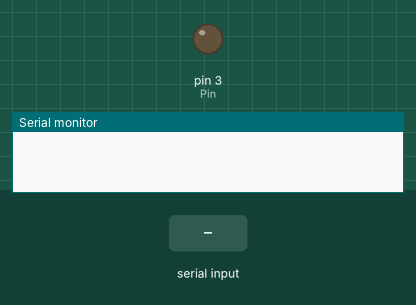
Simulated run of this sketch. Board: Arduino Uno, built with avr-gcc and run on an emulated ATmega328P. On the bench: output pins drawn as LEDs (lit = HIGH), the last lines printed to the serial monitor. The test bench sets the inputs (shaded band).

Above: at 1.2 s.
1.3 s: byte 30 received over Serial
At 2.0 s:
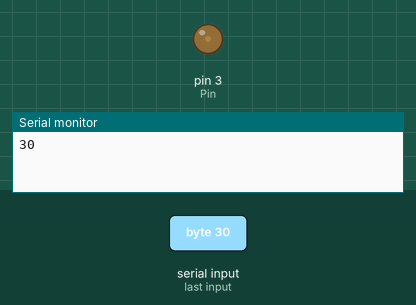
2.8 s: byte 90 received over Serial
At 3.1 s:
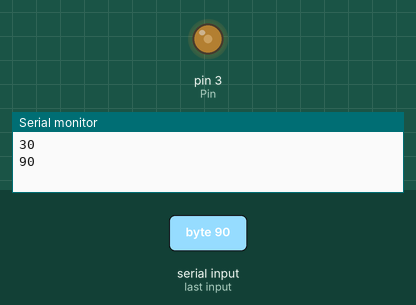
Timing chart, 0 to 5.8 s (numbered marks = the images above; inputs shaded):
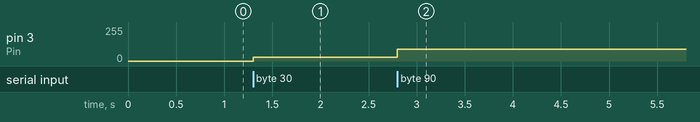

Measured:
- after the input at 1.3 s, pin 3 (Pin): 0/255 → 30/255 at once
- after the input at 2.8 s, pin 3 (Pin): 30/255 → 90/255 at once

The sketch:

PWM.ino
```cpp
byte Csharp;
int Pin = 3;

void setup() {
 Serial.begin(9600);      // opens serial port, sets data rate to 9600 bps
 pinMode(Pin, OUTPUT);
}

void loop() {

 if (Serial.available() > 0) {

   Csharp = Serial.read();

   Serial.println(Csharp,DEC);

   analogWrite(Pin, int(Csharp));

 }
}
```
